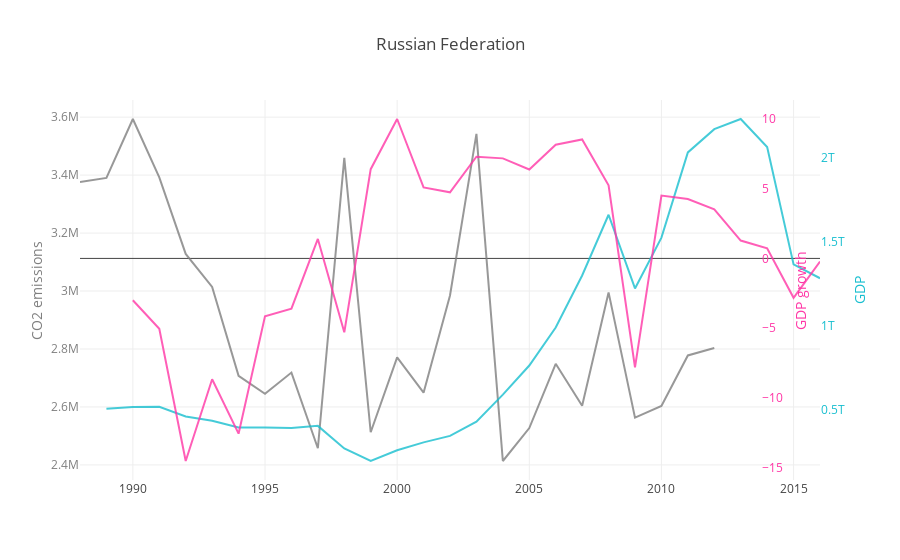

The notebook cell saved with this chart:
### Markdown cell above
For US, the correlation is not so strongly visible, unless we take periodic correlation into account. And so, up to around 2007, level of emissions seems to be correlated with GDP, however after that, it is not so evident. Interestingly, when the economic growth dramatically slowed down during the financial crash of 2008, the level of emissions dropped significantly.

### Code cell
# plotting data for the 3rd country

n=2
data.append([trace_CO2[n],trace_GDP[n], trace_Growth[n]])
layout['title'] = selCountries002[n]
plotly.offline.iplot({
    "data": data[n],
    "layout": layout
},  validate=False)

### Figure 1 — Plotly figure (JSON) as saved in the notebook; plotly's stock layout.template omitted (floating-point values rounded to 4 significant figures)
{"data": [{"line": {"color": "#7F7F7F"}, "name": "CO2 emissions", "opacity": 0.8, "type": "scatter", "x": [1988, 1989, 1990, 1991, 1992, 1993, 1994, 1995, 1996, 1997, 1998, 1999, 2000, 2001, 2002, 2003, 2004, 2005, 2006, 2007, 2008, 2009, 2010, 2011, 2012, 2013, 2014, 2015, 2016], "y": [3376000.0, 3390000.0, 3594000.0, 3392000.0, 3128000.0, 3014000.0, 2708000.0, 2645000.0, 2719000.0, 2457000.0, 3460000.0, 2513000.0, 2771222, 2649000.0, 2985000.0, 3542000.0, 2414000.0, 2527000.0, 2749000.0, 2604000.0, 2995000.0, 2563000.0, 2603000.0, 2778000.0, 2803000.0, null, null, null, null], "yaxis": "y1"}, {"line": {"color": "#17BECF"}, "name": "GDP", "opacity": 0.8, "type": "scatter", "x": [1988, 1989, 1990, 1991, 1992, 1993, 1994, 1995, 1996, 1997, 1998, 1999, 2000, 2001, 2002, 2003, 2004, 2005, 2006, 2007, 2008, 2009, 2010, 2011, 2012, 2013, 2014, 2015, 2016], "y": [null, 506500000000.0, 516800000000.0, 518000000000.0, 460300000000.0, 435100000000.0, 395100000000.0, 395500000000.0, 391700000000.0, 404900000000.0, 271000000000.0, 195900000000.0, 259700000000.0, 306600000000.0, 345100000000.0, 430300000000.0, 591000000000.0, 764000000000.0, 989900000000.0, 1300000000000.0, 1661000000000.0, 1223000000000.0, 1525000000000.0, 2032000000000.0, 2170000000000.0, 2231000000000.0, 2064000000000.0, 1366000000000.0, 1283000000000.0], "yaxis": "y2"}, {"line": {"color": "#FF36A6"}, "name": "GDP growth", "opacity": 0.8, "type": "scatter", "x": [1988, 1989, 1990, 1991, 1992, 1993, 1994, 1995, 1996, 1997, 1998, 1999, 2000, 2001, 2002, 2003, 2004, 2005, 2006, 2007, 2008, 2009, 2010, 2011, 2012, 2013, 2014, 2015, 2016], "y": [null, null, -3.0, -5.047, -14.53, -8.669, -12.57, -4.144, -3.6, 1.4, -5.3, 6.4, 10.0, 5.092, 4.744, 7.296, 7.176, 6.376, 8.153, 8.535, 5.248, -7.821, 4.504, 4.264, 3.518, 1.279, 0.7315, -2.828, -0.2249], "yaxis": "y3"}], "layout": {"showlegend": false, "title": "Russian Federation", "yaxis": {"tickfont": {"color": "#7F7F7F"}, "title": "CO2 emissions", "titlefont": {"color": "#7F7F7F"}}, "yaxis2": {"overlaying": "y1", "showgrid": false, "side": "right", "tickfont": {"color": "#17BECF"}, "title": "GDP", "titlefont": {"color": "#17BECF"}}, "yaxis3": {"anchor": "free", "overlaying": "y1", "position": 0.92, "showgrid": false, "side": "right", "tickfont": {"color": "#FF36A6"}, "title": "GDP growth", "titlefont": {"color": "#FF36A6"}}}}
